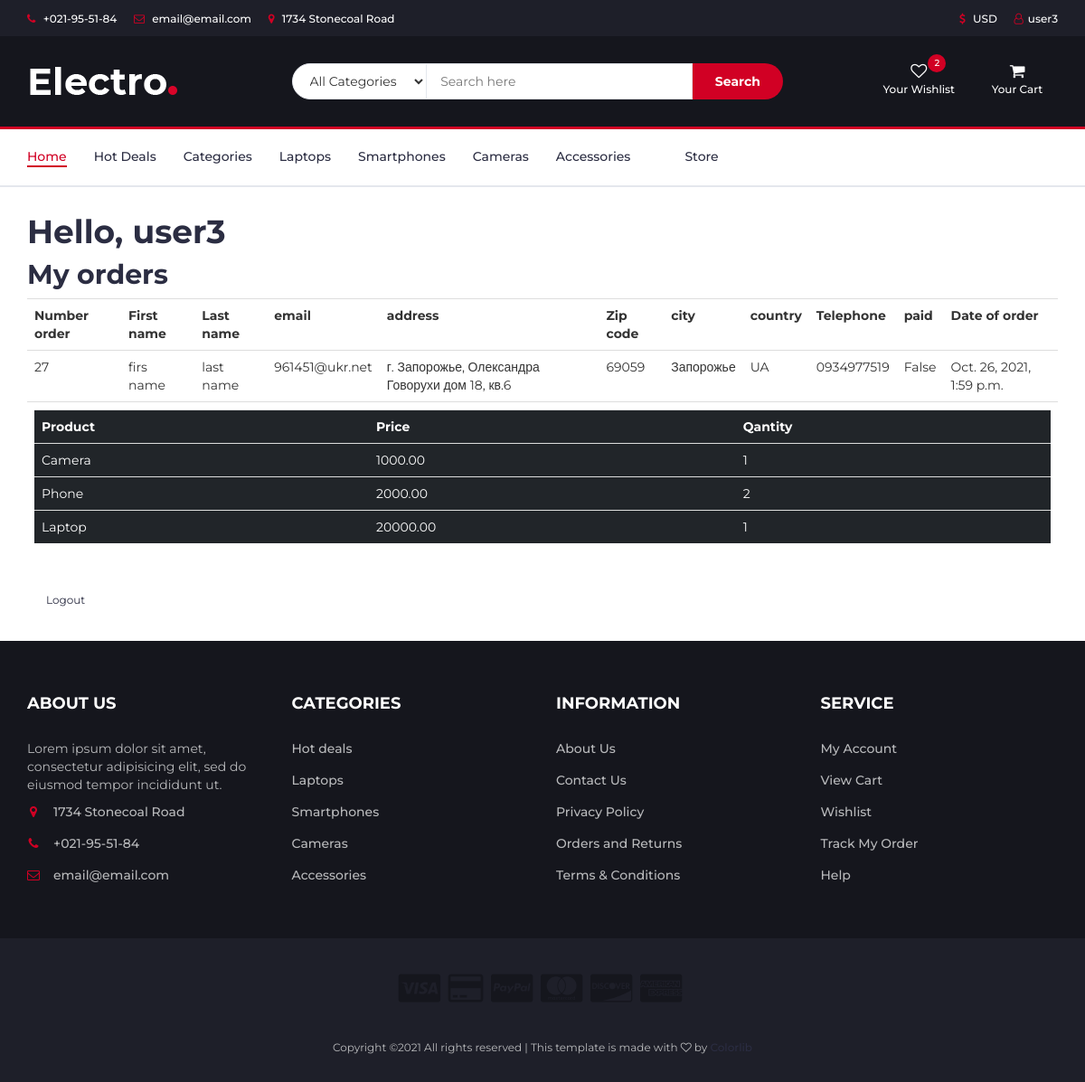
/authentication/user/ (signed in), run on the app's committed database.
### cart/models.py (models this page shows, shortened)
class Order(models.Model):
    session_key = models.CharField(max_length=128, blank=True, null=True, default=None)
    author = models.ForeignKey(settings.AUTH_USER_MODEL, on_delete=models.CASCADE, blank=True, null=True, default=None)
    first_name = models.CharField(max_length=50)
    last_name = models.CharField(max_length=50)
    email = models.EmailField()
    address = models.CharField(max_length=250)
    zip_code = models.CharField(max_length=20)
    city = models.CharField(max_length=100)
    country = models.CharField(max_length=100)
    tel = models.CharField(max_length=50)
    shipping_first_name = models.CharField(max_length=50)
    shipping_last_name = models.CharField(max_length=50)
    shipping_email = models.EmailField()
    shipping_address = models.CharField(max_length=250)
    shipping_zip_code = models.CharField(max_length=20)
    shipping_city = models.CharField(max_length=100)
    shipping_country = models.CharField(max_length=100)
    shipping_tel = models.CharField(max_length=50)
    paid = models.BooleanField(default=False)
    created = models.DateTimeField(auto_now_add=True)
    updated = models.DateTimeField(auto_now=True)
    class Meta:
        ordering = ('-created',)
        verbose_name = 'Заказ'
        verbose_name_plural = 'Заказы'

class OrderItem(models.Model):
    order = models.ForeignKey(Order, related_name='items', null=True, on_delete=models.SET_NULL)
    product = models.ForeignKey(Product, related_name='order_items', null=True, on_delete=models.SET_NULL)
    price = models.DecimalField(max_digits=10, decimal_places=2)
    quantity = models.PositiveIntegerField(default=1)

### shop/models.py (models this page shows, shortened)
class Product(models.Model):
    category = models.ForeignKey(Category, related_name='products', null=True, on_delete=models.SET_NULL)
    brand = models.ForeignKey(Brand, related_name='products', null=True, on_delete=models.SET_NULL)
    name = models.CharField(max_length=200, db_index=True)
    slug = models.SlugField(max_length=150, db_index=True, unique=True)
    main_photo = models.ImageField(upload_to='products/%Y/%m/%d', blank=True)
    photo_1 = models.ImageField(upload_to='products/%Y/%m/%d', blank=True)
    photo_2 = models.ImageField(upload_to='products/%Y/%m/%d', blank=True)
    photo_3 = models.ImageField(upload_to='products/%Y/%m/%d', blank=True)
    description = models.TextField()
    details = models.TextField()
    price = models.DecimalField(max_digits=10, decimal_places=2)
    old_price = models.DecimalField(max_digits=10, decimal_places=2, null=True, blank=True)
    stock = models.PositiveIntegerField(default=True)
    available = models.BooleanField(default=True)
    rait = models.PositiveIntegerField(default=0)
    created = models.DateTimeField(auto_now_add=True)
    updated = models.DateTimeField(auto_now=True)
    class Meta:
        ordering = ('name',)
        index_together = (('id', 'slug'),)
    def __str__(self) -> CharField:
        return self.name

### authentication/views.py (the view)
# urls.py: path('user/', views.user_page, name='user'),
def user_page(request):
    if request.user.is_authenticated:
        orders = Order.objects.filter(author=request.user)
        items = []
        for order in orders:
            items_order = OrderItem.objects.filter(order=order)
            for item in items_order:
                items.append({"order_id": order.id, "product": item.product, "price": item.price, "quantity": item.quantity})
        return render(request, 'user.html', {'orders': orders, "items": items})
    else:
        return redirect("/")

### cart/context_processors.py (called while the page is built)
def cart(request):
    if request.user.is_authenticated:
        widget_cart = ProductInBasket.objects.filter(author=request.user)
    else:
        session = request.session.session_key
        widget_cart = ProductInBasket.objects.filter(session_key=session)
    widget_cart_count = widget_cart.__len__()
    widget_cart_total = sum(Decimal(item.price) * item.quantity for item in widget_cart)
    return locals()

### authentication/templates/user.html (shortened to what this page needs)
{% extends 'base.html' %}
{% load static %}
{% block container %}
<div class="section">
    <div class="container">
        {% if user.is_authenticated %}
        <h1>Hello, {{ user.get_username }}</h1>
		<h2>My orders</h2>
        <table class="table">
            <tr>
                <th>Number order</th>
                <th>First name</th>
                <th>Last name</th>
                <th>email</th>
                <th>address</th>
                <th>Zip code</th>
                <th>city</th>
                <th>country</th>
                <th>Telephone</th>
                <th>paid</th>
                <th>Date of order</th>
            </tr>
        {% for order in orders %}
            <tr>
                <td>{{ order.id }}</td>
                <td>{{ order.first_name }}</td>
                <td>{{ order.last_name }}</td>
                <td>{{ order.email }}</td>
                <td>{{ order.address }}</td>
                <td>{{ order.zip_code }}</td>
                <td>{{ order.city }}</td>
                <td>{{ order.country }}</td>
                <td>{{ order.tel }}</td>
                <td>{{ order.paid }}</td>
                <td>{{ order.created }}</td>
            </tr>
            <tr>
                <td colspan="11">
                    <table class="table table-striped table-dark">
						<tr>
                            <th>Product</th>
                            <th>Price</th>
                            <th>Qantity</th>
                        </tr>
                    {% for item in items %}
						{% if item.order_id == order.id %}
						<tr>
                            <td>{{ item.product }}</td>
                            <td>{{ item.price }}</td>
                            <td>{{ item.quantity }}</td>
                        </tr>
						{% endif %}
                    {% endfor %}
                    </table>
                </td>
            </tr>
        {% endfor %}
        </table>
		<a class="btn btn-sm btn-outline-secondary" style="margin-left: 10px;" href="{% url 'authentication:logout'%}">Logout</a>
        {% endif %}
    </div>
</div>
{% endblock %}

### templates/layouts/header.html (shortened to what this page needs)
{% load static %}
		<header>
			<div id="top-header">
				<div class="container">
					<ul class="header-links pull-left">
						<li><a href="tel:+021955184"><i class="fa fa-phone"></i> +021-95-51-84</a></li>
						<li><a href="mailto:email@email.com"><i class="fa fa-envelope-o"></i> email@email.com</a></li>
						<li><a href="https://www.google.com/maps/search/1734+Stonecoal+Road/" target="_blank"><i class="fa fa-map-marker"></i> 1734 Stonecoal Road</a></li>
					</ul>
					<ul class="header-links pull-right">
						<li><a href="#"><i class="fa fa-dollar"></i> USD</a></li>
						<li style="color:white;">
							{% if user.get_username %}
							<a href="{% url 'authentication:user' %}"><i class="fa fa-user-o"></i>{{ user.get_username }}</a>
							{% else %}
							<a href="{% url 'authentication:login' %}"><i class="fa fa-user-o"></i>Login</a>
							{% endif %}
						</li>
					</ul>
				</div>
			</div>
			<div id="header">
				<div class="container">
					<div class="row">
						<div class="col-md-3">
							<div class="header-logo">
								<a href="/" class="logo">
									<img src="{% static './img/logo.png' %}" alt="">
								</a>
							</div>
						</div>
						<div class="col-md-6">
							<div class="header-search">
								<form>
									<select class="input-select">
										<option value="0">All Categories</option>
									</select>
									<input class="input" placeholder="Search here">
									<button class="search-btn">Search</button>
								</form>
							</div>
						</div>
						<div class="col-md-3 clearfix">
							<div class="header-ctn">
								<div>
									<a href="#">
										<i class="fa fa-heart-o"></i>
										<span>Your Wishlist</span>
										<div class="qty">2</div>
									</a>
								</div>
								<div class="dropdown">
									<a class="dropdown-toggle" data-toggle="dropdown" aria-expanded="true">
										<i class="fa fa-shopping-cart"></i>
										<span>Your Cart</span>
									</a>
								</div>
							</div>
						</div>
					</div>
				</div>
			</div>
		</header>

### electro/static/css/style.css (style rules this page uses)
body { font-family: 'Montserrat', sans-serif; font-weight: 400; color: #333; }
h1, h2, h3, h4, h5, h6 { color: #2B2D42; font-weight: 700; margin: 0 0 10px; }
a { color: #2B2D42; font-weight: 500; -webkit-transition: 0.2s color; transition: 0.2s color; }
ul, ol { margin: 0; padding: 0; list-style: none }
.input { height: 40px; padding: 0px 15px; border: 1px solid #E4E7ED; background-color: #FFF; width: 100%; }
.input-select { padding: 0px 15px; background: #FFF; border: 1px solid #E4E7ED; height: 40px; }
.section { padding-top: 30px; padding-bottom: 30px; }
#top-header { padding-top: 10px; padding-bottom: 10px; background-color: #1E1F29; }
.header-links li { display: inline-block; margin-right: 15px; font-size: 12px; }
.header-links li:last-child { margin-right: 0px; }
.header-links li a { color: #FFF; }
.header-links li i { color: #D10024; margin-right: 5px; }
#header { padding-top: 15px; padding-bottom: 15px; background-color: #15161D; }
.header-logo { float: left; }
.header-logo .logo img { display: block; }
.header-search { padding: 15px 0px; }
.header-search form { position: relative; }
.header-search form .input-select { margin-right: -4px; border-radius: 40px 0px 0px 40px; }
.header-search form .input { width: calc(100% - 260px); margin-right: -4px; }
.header-search form .search-btn { height: 40px; width: 100px; background: #D10024; color: #FFF; font-weight: 700; border: none; border-radius: 0px 40px 40px 0px; }
.header-ctn { float: right; padding: 15px 0px; }
.header-ctn>div { display: inline-block; }
.header-ctn>div+div { margin-left: 15px; }
.header-ctn>div>a { display: block; position: relative; width: 90px; text-align: center; color: #FFF; }
.header-ctn>div>a>i { display: block; font-size: 18px; }
.header-ctn>div>a>span { font-size: 12px; }
.header-ctn>div>a>.qty { position: absolute; right: 15px; top: -10px; width: 20px; height: 20px; line-height: 20px; text-align: center; border-radius: 50%; font-size: 10px; color: #FFF; background-color: #D10024; }

### data on the page
Order: id "27", first_name "firs name", last_name "last name", email "961451@ukr.net", address "г. Запорожье, Олександра Говорухи дом 18, кв.6", zip_code "69059", city "Запорожье", country "UA", tel "0934977519", paid "False", created "Oct. 26, 2021, 1:59 p.m."
Product: product "Camera", price "1000.00", quantity "1"
Product: product "Phone", price "2000.00", quantity "2"
Product: product "Laptop", price "20000.00", quantity "1"

### other printed values
{{ user.get_username }} "user3"
